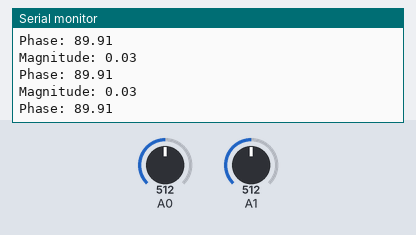
Bench run of a sketch on a simulated Arduino Uno, built with avr-gcc and run on an emulated ATmega328P. Parts: the last lines printed to the serial monitor. The inputs (shaded band) are chosen by the test bench; at power-on: A0 = 512, A1 = 512.

Above: at 1.2 s.
1.3 s: A0 set to 560
At 1.57 s:
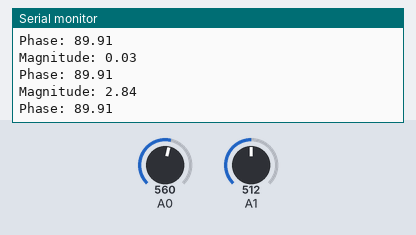
2.8 s: A1 set to 560
At 2.98 s:
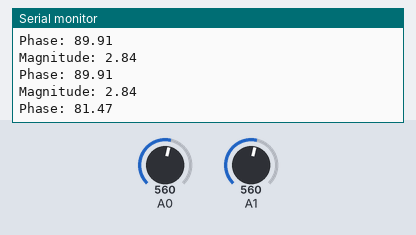
4.3 s: A0 set to 540
At 4.39 s:
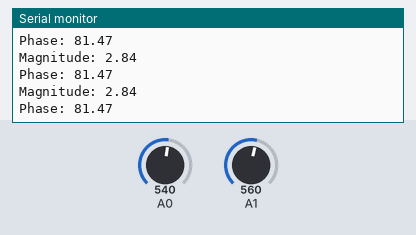
5.8 s: A1 set to 540
At 5.8 s:
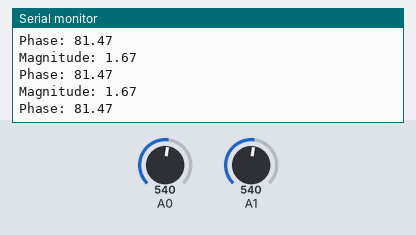
Timing chart, 0 to 8.3 s (numbered marks = the images above; inputs shaded):
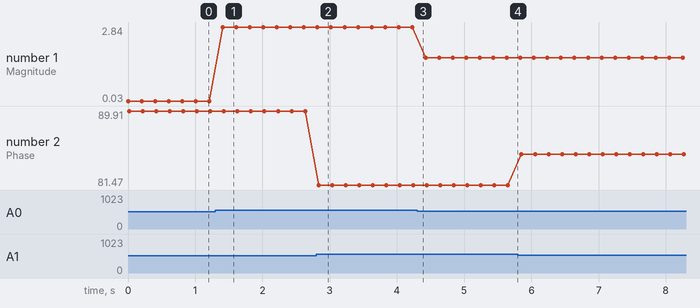

Measured:
- after the input at 1.3 s, the serial monitor: prints a new line after 0.11 s (image 1)
- after the input at 2.8 s, the serial monitor: prints a new line at once (image 2)
- plotted number 1: 0.03 → 2.84 after the input at 1.3 s, 2.84 → 1.67 after the input at 4.3 s
- plotted number 2: 89.91 → 81.47 after the input at 2.8 s, 81.47 → 84.99 after the input at 5.8 s

The sketch:

VNA_Arduino.ino
```cpp
#include "Button_Control.h"
#include "AD8302_Control.h"
#include "Driver/UART_Driver.h"

void setup() {
  Button_Init();
  AD8302_Init();
  UART_Init();
}

void loop() {
  UART_Send("\nMagnitude: ");
  UART_Send(AD8302_Read_Magnitude());
  UART_Send("\nPhase: ");
  UART_Send(AD8302_Read_Phase());
  delay(200);
}
```

AD8302_Control.h
```cpp
#ifndef __AD8302_CONTROL__
#define __AD8302_CONTROL__

/*********** Defines ***********/
#define VMAG A0 /* Define VMAG pin */
#define VPHS A1 /* Define VPHS pin */

/*********** Libraries ***********/
#include "Driver/ADC_Driver.h"

/*********** Methods ***********/
void AD8302_Init(void)
{
    /* Init VMAG pin as ADC input */
    ADC_Init(VMAG);

    /* Init VPHS pin as ADC input */
    ADC_Init(VPHS);
}

float AD8302_Read_Magnitude(void)
{
    float result = 0, tmp = 0;

    /* Read ADC value from VMAG pin */
    tmp = ADC_Read(VMAG);

    /* Calculate magnitude ratio */
    result = -30 + (tmp * 60 / 1023);

    return result;
}

float AD8302_Read_Phase(void)
{
    float result = 0, tmp = 0;

    /* Read ADC value from VPHS pin */
    tmp = ADC_Read(VPHS);

    /* Calculate phase difference */
    result = 180 - (tmp * 180 / 1023);

    return result;
}

#endif /* __AD8302_CONTROL__ */
```

ADF4350.cpp
```cpp
// (licence header left out)
#include "Arduino.h"
#include "SPI.h"
#include "ADF4350.h"


// NOTE: Currently, set up for channel spacing of 10Mhz; might ammend later if needed,
//  but this was easy and takes care of forseeable applications...
//  This means we'll be operating in int-N mode.
//
//  Currently, keep frequency between 140Mhz and 3Ghz.

/* CONSTRUCTOR */

// Constructor function; initializes communication pinouts

ADF4350::ADF4350(byte ssPin) {
    _ssPin = ssPin;
    pinMode(_ssPin, OUTPUT);
    digitalWrite(_ssPin, HIGH);
}


// Initializes a new ADF4350 object, with refClk (in Mhz), and initial frequency.
void ADF4350::initialize(int freq, int refClk = 10){
    _refClk = refClk;
    _phase = 1;

    _feedbackType = 0;
    _powerdown = 0;
    _auxEnabled = 0;
    _rfEnabled = 1;

    // default power = 5dbm
    _auxPower = 3;
    _rfPower = 3;

    // sets register values which don't have dynamic values...
    ADF4350::setR1();
    ADF4350::setR3();
    ADF4350::setR5();


    ADF4350::setFreq(freq);
//    ADF4350::update();
}

// gets current frequency setting
int ADF4350::getFreq(){
    return _freq;
}

void ADF4350::setFreq(int freq){
    _freq = freq;
    int multiplier;

    // selects the right divider range (ie, output divider is 2^(_divider))
    // the multiplier is required if you're using fundamental feedback to N-counter
    if (_freq <= 270 && _freq >= 140){
        _divider = 4;
        multiplier = 16;
    } else if (_freq >= 280 && _freq <= 540){
        _divider = 3;
        multiplier = 8;
    } else if (_freq >= 550 && _freq <= 1090){
        _divider = 2;
        multiplier = 4;
    } else if (_freq >= 1100 && _freq <= 2190){
        _divider = 1;
        multiplier = 2;
    } else{
        _divider = 0;
        multiplier = 1;
    }

    if (_feedbackType == 0){
        _int = _freq/_refClk;
    } else{
        _int = _freq*multiplier/_refClk;
    }
    ADF4350::update();
}


// updates dynamic registers, and writes values to PLL board
void ADF4350::update(){
    // updates registers with dynamic values...
    ADF4350::setR0();
    ADF4350::setR2();
    ADF4350::setR4();

    // writes registers to device
    ADF4350::writeRegister(_r5);
    ADF4350::writeRegister(_r4);
    ADF4350::writeRegister(_r3);
    ADF4350::writeRegister(_r2);
    ADF4350::writeRegister(_r1);
    ADF4350::writeRegister(_r0);
}

void ADF4350::setFeedbackType(bool feedback){
    _feedbackType = feedback;
}

void ADF4350::powerDown(bool pd){
    _powerdown = pd;
    ADF4350::setR2();
    ADF4350::update();

}

void ADF4350::rfEnable(bool rf){
    _rfEnabled = rf;
    ADF4350::setR4();
    ADF4350::update();
}

// CAREFUL!!!! pow must be 0, 1, 2, or 3... corresponding to -4, -1, 3, 5 dbm.
void ADF4350::setRfPower(int pow){
    _rfPower = pow;
    ADF4350::setR4();
    ADF4350::update();
}

void ADF4350::auxEnable(bool aux){
    _auxEnabled = aux;
    ADF4350::setR4();
    ADF4350::update();
}

// CAREFUL!!!! pow must be 0, 1, 2, or 3... corresponding to -4, -1, 3, 5 dbm.
void ADF4350::setAuxPower(int pow){
    _auxPower = pow;
    ADF4350::setR4();
    ADF4350::update();
}

// REGISTER UPDATE FUNCTIONS

void ADF4350::setR0(){
    unsigned long r0 = (_int << 15); // sets int value...
    byte r0Ary[] = { lowByte(r0 >> 24), lowByte(r0 >> 16), lowByte(r0 >> 8), lowByte(r0) };
    memcpy(&_r0, &r0Ary, sizeof(r0Ary));
}

void ADF4350::setR1(){
    unsigned long r1 =   (_phase << 15) + // phase value = 1
            (2 << 3) + // modulus value = 1
             1; // register value
    byte r1Ary[] = { lowByte(r1 >> 24), lowByte(r1 >> 16), lowByte(r1 >> 8), lowByte(r1) };
    memcpy(&_r1, &r1Ary, sizeof(r1Ary));
}

void ADF4350::setR2(){
    unsigned long r2 =   (6 << 26) +  // muxout
            (1 << 14) +  // r-counter = 1
            (7 << 9) +  // charge pump = 2.5
            (5 << 6) +  // digital lock detect + polarity
            (_powerdown << 5) +   // powerdown 0 = false; 1 = true
            2; // register value

    byte r2Ary[] =  { lowByte(r2 >> 24), lowByte(r2 >> 16), lowByte(r2 >> 8), lowByte(r2) };
    memcpy(&_r2, &r2Ary, sizeof(r2Ary));
}

void ADF4350::setR3(){
   unsigned long r3 =  3; // (all zero, except register control value = 3);
   byte r3Ary[] = { lowByte(r3 >> 24), lowByte(r3 >> 16), lowByte(r3 >> 8), lowByte(r3) };
   memcpy(&_r3, &r3Ary, sizeof(r3Ary));
}

void ADF4350::setR4(){

    unsigned long r4 = (_feedbackType << 23) + // divided/fundamental feedback
        (_divider << 20) +
        (80 << 12) + // band select clock divider
        (0 << 9) + // vco powerdown = false; MTLD = 1; aux output = divided;
        (_auxEnabled << 8) + // AUX OUTPUT enable/disable
        (_auxPower << 6) + // aux output power = {-4, -1, 2, 5dbm}
        (_rfEnabled << 5) + // RF OUTPUT ENABLED
        (_rfPower << 3) + // RF output power = 5dbm
        4;  // register select

   byte r4Ary[] = { lowByte(r4 >> 24), lowByte(r4 >> 16), lowByte(r4 >> 8), lowByte(r4) };
   memcpy(&_r4, &r4Ary, sizeof(r4Ary));


}

void ADF4350::setR5(){

    unsigned long r5 = (1 << 22) + (3<<19) + 5; // lock detect pin mode = digital lock detect
   byte r5Ary[] = { lowByte(r5 >> 24), lowByte(r5 >> 16), lowByte(r5 >> 8), lowByte(r5) };
   memcpy(&_r5, &r5Ary, sizeof(r5Ary));

}
// Writes SPI to particular register.
//      registerInfo is a 2-element array which contains [register, number of bytes]
void ADF4350::writeRegister(byte data[]){


    digitalWrite(_ssPin, LOW);

    // Writes the data
    for(int i = 0; i < 4 ; i++){
        SPI.transfer(data[i]);
    }

    digitalWrite(_ssPin, HIGH);

}
```

ADF4350.h
```cpp
// (licence header left out)
#ifndef ADF4350_h
#define ADF4350_h

#include "Arduino.h"

class ADF4350
{
    public:
        // Constructor function.
        // Creates PLL object, with given SS pin
        ADF4350(byte);

        // Initialize with initial frequency, refClk (defaults to 10Mhz);
        void initialize(int, int);


        // powers down the PLL/VCO
        void powerDown(bool);
        void setRfPower(int);
        void setAuxPower(int);
        void auxEnable(bool);
        void rfEnable(bool);

        // Gets current frequency
        int getFreq();

        // Sets frequency
        void setFreq(int);

        void setInt(int);

        void setFeedbackType(bool);

        void update();

        unsigned long _phase;
        unsigned long _freq, _int, _divider, _refClk, _auxPower, _rfPower;
    public:
        // Instance variables that hold pinout mapping
        byte _ssPin;

        // Instance variables for ...
        bool _powerdown, _auxEnabled, _rfEnabled, _feedbackType;

        // register values
        byte _r0[4], _r1[4], _r2[4], _r3[4], _r4[4], _r5[4];


        // function to write data to register.
        void setR0();
        void setR1();
        void setR2();
        void setR3();
        void setR4();
        void setR5();
        void writeRegister(byte[4]);


};


#endif
```

Button_Control.h
```cpp
#ifndef __BUTTON_CONTROL__
#define __BUTTON_CONTROL__

/*********** Defines ***********/
#define BTN0 2 /* Define button pin */
#define BTN1 3 /* Define button pin */

#define DEBOUNCE_TIME 50 /* 50ms */

/*********** Libraries ***********/
#include "Driver/GPIO_Driver.h"

/*********** Methods ***********/
void Button_Init(void)
{
    /* Init BTN0 pin as pull-up input */
    GPIO_Init(BTN0, GPIO_Pin_Mode_INPUT_PULLUP);

    /* Init BTN1 pin as pull-up input */
    GPIO_Init(BTN1, GPIO_Pin_Mode_INPUT_PULLUP);
}

uint8_t Button_get(uint8_t Button)
{
    uint8_t result = 0; /* 0 indicates that button isn't press */
    uint8_t tmp, tmp2;

    switch (Button)
    {
        case BTN0:
        case BTN1:
            tmp = GPIO_Input_Read(Button);
            delay(DEBOUNCE_TIME);
            tmp2 = GPIO_Input_Read(Button);
            if (tmp == LOW && tmp2 == HIGH)
            {
                result = 1;
            }
        break;
        default:
        break;
    }

    return result;
}

#endif /* __BUTTON_CONTROL__ */
```

ADC_Driver.h
```cpp
#ifndef __ADC_DRIVER__
#define __ADC_DRIVER__

/*********** Defines ***********/
#define ADC_REFERENCE_VOLTAGE EXTERNAL

/*********** Libraries ***********/


/*********** Methods ***********/
void ADC_Init(uint8_t pin)
{
    /* Initial Voltage Reference */
    analogReference(ADC_REFERENCE_VOLTAGE);

    /* Init pin mode */
    //pinMode(pin, INPUT);
}

uint16_t ADC_Read(uint8_t pin)
{
    uint16_t result = 0;

    /* Read value */
    result = analogRead(pin);

    return result;
}

#endif /* __ADC_DRIVER__ */
```

UART_Driver.h
```cpp
#ifndef __UART_DRIVER__
#define __UART_DRIVER__

/*********** Defines ***********/
#define RX 0 /* Define Receive pin */
#define TX 1 /* Define Transmit pin */

/*********** Libraries ***********/

/*********** Methods ***********/
void UART_Init(void)
{
    /* Init pin */
    //pinMode(RX, INPUT);
    //pinMode(TX, OUTPUT);

    /* Init UART module */
    Serial.begin(9600); /* Start UART at baudrate of 9600 (Default of HC-05) */
}

void UART_Send(uint8_t data)
{
    Serial.print(data);
}

void UART_Send(char data[])
{
    Serial.print(data);
}

void UART_Send(float data)
{
    Serial.print(data);
}

#endif /* __UART_DRIVER__ */
```

GPIO_Driver.h
```cpp
#ifndef __GPIO_DRIVER__
#define __GPIO_DRIVER__

/*********** Defines ***********/
enum GPIO_Pin_Mode {
    GPIO_Pin_Mode_INPUT = 0,
    GPIO_Pin_Mode_INPUT_PULLUP,
    GPIO_Pin_Mode_OUTPUT
};

enum GPIO_Pin_State {
    GPIO_Pin_State_LOW = 0,
    GPIO_Pin_State_HIGH
};

/*********** Libraries ***********/

/*********** Methods ***********/
void GPIO_Init(uint8_t Pin, GPIO_Pin_Mode mode)
{
    switch (mode)
    {
        case GPIO_Pin_Mode_INPUT:
            pinMode(Pin, INPUT);
        break;
        case GPIO_Pin_Mode_INPUT_PULLUP:
            pinMode(Pin, INPUT_PULLUP);
        break;
        case GPIO_Pin_Mode_OUTPUT:
            pinMode(Pin, OUTPUT);
        break;
        default:
            // Do nothing
        break;
    }
}

uint8_t GPIO_Input_Read(uint8_t Pin)
{
    uint8_t result = 0;

    /* Get pin digital value */
    result = digitalRead(Pin);

    return result;
}

void GPIO_Output_Write(uint8_t Pin, GPIO_Pin_State State)
{
    switch (State)
    {
        case GPIO_Pin_State_LOW: /* Low */
            digitalWrite(Pin, LOW);
        break;
        case GPIO_Pin_State_HIGH: /* High */
            digitalWrite(Pin, HIGH);
        break;
        default:
            // Do nothing
        break;
    }
}

#endif /* __GPIO_DRIVER__ */
```
